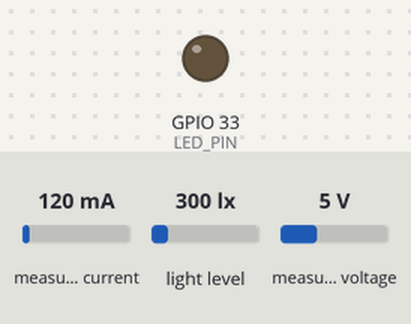
Bench run of a sketch on a simulated ESP32. Parts: output pins drawn as LEDs (lit = HIGH). The inputs (shaded band) are chosen by the test bench; at power-on: light level 300 lx, measured current 120 mA, measured voltage 5 V. What the sketch prints to the serial monitor is not drawn.

Above: at 2.1 s.
2.2 s: light level set to 139 lx
At 3.96 s:
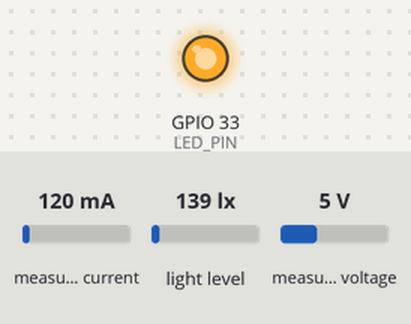
9.9 s: light level set to 117 lx
Timing chart, 0 to 20.4 s (numbered marks = the images above; inputs shaded):
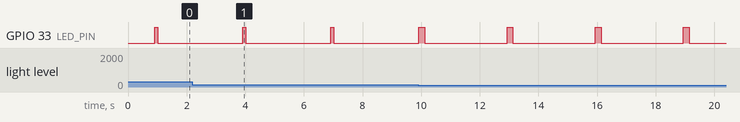

Measured:
- by itself, GPIO 33 (LED_PIN): alternates HIGH for 0.20 s and LOW for 2.8 s

The sketch:

AEGIS_Node2_Logging.ino
```cpp
#include <Arduino.h>
#include <Wire.h>
#include <Adafruit_INA219.h>
#include <BH1750.h>

#define I2C_SDA 25
#define I2C_SCL 26
#define INA219_ADDR 0x40
#define BH1750_ADDR 0x23
#define LED_PIN 33  // Your external LED

Adafruit_INA219 ina219(INA219_ADDR);
BH1750 lightMeter;

void setup() {
  Serial.begin(115200);
  delay(800);

  pinMode(LED_PIN, OUTPUT);
  digitalWrite(LED_PIN, LOW);

  Wire.begin(I2C_SDA, I2C_SCL);
  Wire.setClock(100000);
  delay(100);

  if (!ina219.begin()) {
    Serial.println("ERROR: INA219 not found.");
    while (true) { delay(50); }
  }

  if (!lightMeter.begin(BH1750::CONTINUOUS_HIGH_RES_MODE, BH1750_ADDR, &Wire)) {
    Serial.println("ERROR: BH1750 not found.");
    while (true) { delay(50); }
  }

  // CSV header — dashboard expects this exact order
  Serial.println("timestamp_ms,bus_V,current_mA_abs,power_mW,lux,mse_scaled,decision");
}

void loop() {
  float busV        = ina219.getBusVoltage_V();
  float current_mA  = ina219.getCurrent_mA();
  float current_abs = fabs(current_mA);
  float power_mW    = ina219.getPower_mW();

  float lux = lightMeter.readLightLevel();
  if (lux < 0) lux = 0.0f;

  // ---------------- ANOMALY LOGIC ----------------
  float mse_scaled = 0.0012f;  // Base MSE
  String decision = "NORMAL";

  if (lux > 130.0f) {  // TORCH DETECTED! (>room light, <direct sun) [web:1313]
    mse_scaled = 0.0456f;  // High MSE = anomaly
    decision = "ANOMALY";
    // Flash LED RED/FAST for anomaly (if RGB LED)
    digitalWrite(LED_PIN, HIGH);
    delay(100);
    digitalWrite(LED_PIN, LOW);
    delay(100);
  }

  // Only log valid rows
  if (busV > 2.0f) {
    Serial.printf("%lu,%.4f,%.4f,%.4f,%.2f,%.6f,%s\n",
                  (unsigned long)millis(),
                  busV, current_abs, power_mW, lux, mse_scaled, decision.c_str());
  }

  // --------------------- NORMAL LED Heartbeat ---------------------
  if (decision == "NORMAL") {
    digitalWrite(LED_PIN, HIGH);
    delay(200);
    digitalWrite(LED_PIN, LOW);
  }

  delay(2800);
}
```
